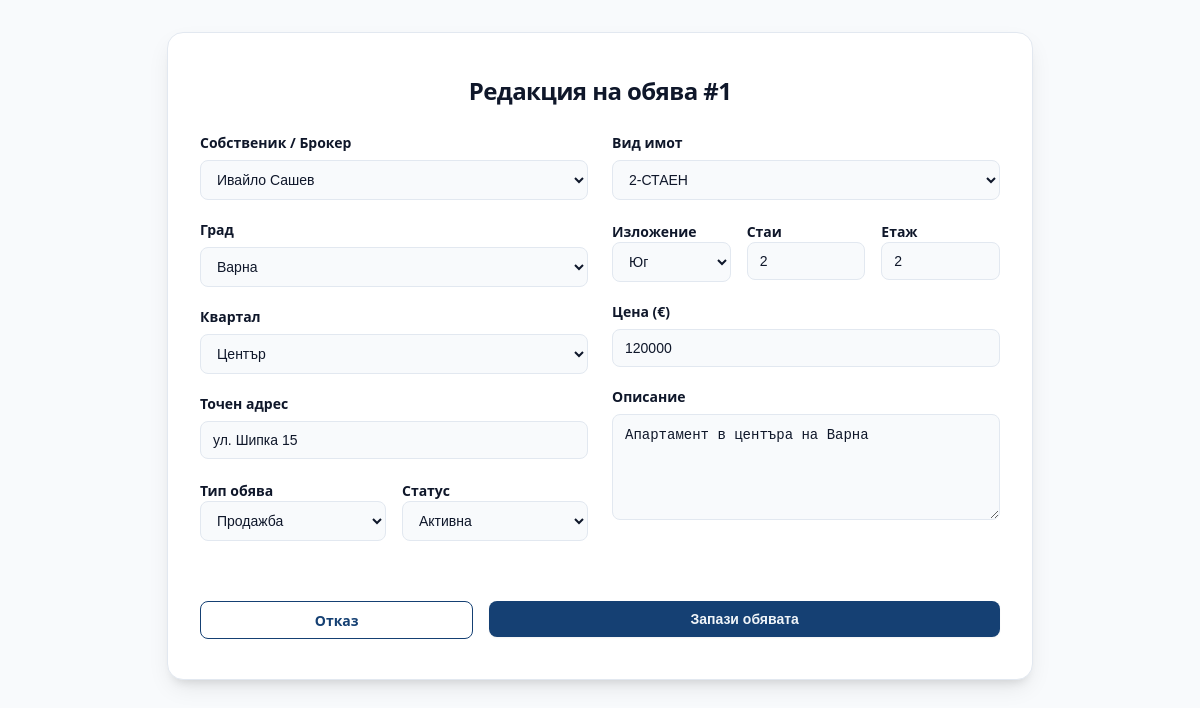
The app's page /index.php?action=admin_edit_estate&id=1 (signed in) with its own data.
### tables this page shows
CREATE TABLE
    IF NOT EXISTS estates (
        id INT AUTO_INCREMENT PRIMARY KEY,
        city_id INT NOT NULL,
        neighborhood_id INT NOT NULL,
        estate_address VARCHAR(255) NOT NULL,
        estate_type_id INT,
        rooms INT NOT NULL,
        area DECIMAL(10, 2) NOT NULL,
        floor INT NOT NULL,
        exposure_type VARCHAR(255) NOT NULL,
        description TEXT,
        listing_type_id INT NOT NULL,
        price DECIMAL(10, 2) NOT NULL,
        owner_id INT NOT NULL,
        creation_date DATE NOT NULL,
        expiration_date DATE NOT NULL,
        status_id INT NOT NULL,
        FOREIGN KEY (estate_type_id) REFERENCES estate_types (id),
        FOREIGN KEY (city_id) REFERENCES cities (id),
        FOREIGN KEY (neighborhood_id) REFERENCES neighborhoods (id),
        FOREIGN KEY (owner_id) REFERENCES users (id),
        FOREIGN KEY (listing_type_id) REFERENCES listing_types (id),
        FOREIGN KEY (status_id) REFERENCES estate_status (id)
    );

### src/views/admin_estate_form.php (the view, shortened to what the rows shown need)
<!DOCTYPE html>
<html lang="bg">
<head>
    <link rel="stylesheet" href="style.css">
</head>
<body style="background-color: var(--search-light); padding: 2rem 0;">
    <div class="auth_card" style="width: 100%; max-width: 800px; margin: 0 auto;">
        <div class="auth_header" style="margin-bottom: 1.5rem;">
            <h2 class="section_title" style="text-align: center;">
                <?= $estateToEdit ? 'Редакция на обява #'.$estateToEdit->getId() : 'Създаване на нова обява' ?>
            </h2>
        </div>
        <form action="index.php?action=admin_save_estate" method="POST" style="display: grid; grid-template-columns: 1fr 1fr; gap: 1.5rem;">
            <div>
                <div class="input_group">
                    <label class="auth_label">Собственик / Брокер</label>
                    <select class="input_field auth_input" name="owner_id" required>
                        <?php
                        $users = \App\Controllers\UserController::getAllUsers();
                        foreach($users as $user) {
                            $selected = ($estateToEdit && $estateToEdit->getOwnerId() == $user->getId()) ? 'selected' : '';
                            echo '<option value="'.$user->getId().'" '.$selected.'>'.htmlspecialchars($user->getUsername()).'</option>';
                        }
                        ?>
                    </select>
                </div>
                <div class="input_group">
                    <label class="auth_label">Град</label>
                    <select class="input_field auth_input" name="city_id" id="citySelect" required>
                        <?php
                        $cities = \App\Controllers\CityController::getAllCities();
                        foreach($cities as $city) {
                            $selected = ($estateToEdit && $estateToEdit->getCityId() == $city->getId()) ? 'selected' : '';
                            echo '<option value="'.$city->getId().'" '.$selected.'>'.htmlspecialchars($city->getCityNameBG()).'</option>';
                        }
                        ?>
                    </select>
                </div>
                <div class="input_group">
                    <label class="auth_label">Квартал</label>
                    <select class="input_field auth_input" name="neighborhood_id" id="neighborhoodSelect" required>
                        <?php
                        $neighborhoods = \App\Controllers\NeighborhoodController::getAllNeighborhoods();
                        foreach($neighborhoods as $nh) {
                            $selected = ($estateToEdit && $estateToEdit->getNeighborhoodId() == $nh->getId()) ? 'selected' : '';
                            echo '<option value="'.$nh->getId().'" data-city="'.$nh->getCityId().'" '.$selected.'>'.htmlspecialchars($nh->getNeighborhoodNameBG()).'</option>';
                        }
                        ?>
                    </select>
                </div>
                <div class="input_group">
                    <label class="auth_label">Точен адрес</label>
                    <input type="text" class="input_field auth_input" name="estate_address" required
                           value="<?= $estateToEdit ? htmlspecialchars($estateToEdit->getEstateAddress()) : '' ?>">
                </div>
                <div class="input_group" style="display: grid; grid-template-columns: 1fr 1fr; gap: 1rem;">
                    <div>
                        <label class="auth_label">Тип обява</label>
                        <select class="input_field auth_input" name="listing_type_id" required>
                            <?php
                            $listingTypes = \App\Controllers\ListingTypeController::getAllListingTypes();
                            foreach($listingTypes as $lt) {
                                $selected = ($estateToEdit && $estateToEdit->getListingTypeId() == $lt->getId()) ? 'selected' : '';
                                echo '<option value="'.$lt->getId().'" '.$selected.'>'.htmlspecialchars($lt->getTypeName()).'</option>';
                            }
                            ?>
                        </select>
                    </div>
                    <div>
                        <label class="auth_label">Статус</label>
                        <select class="input_field auth_input" name="status_id" required>
                            <option value="1" <?= ($estateToEdit && $estateToEdit->getStatusId() == 1) ? 'selected' : '' ?>>Активна</option>
                        </select>
                    </div>
                </div>
            </div>
            <div>
                <div class="input_group">
                    <label class="auth_label">Вид имот</label>
                    <select class="input_field auth_input" name="estate_type_id" required>
                        <?php
                        $estateTypes = \App\Controllers\EstateTypeController::getAllEstateTypes();
                        foreach($estateTypes as $et) {
                            $selected = ($estateToEdit && $estateToEdit->getEstateTypeId() == $et->getId()) ? 'selected' : '';
                            echo '<option value="'.$et->getId().'" '.$selected.'>'.htmlspecialchars($et->getTypeName()).'</option>';
                        }
                        ?>
                    </select>
                </div>
                <div class="input_group" style="display: grid; grid-template-columns: 1fr 1fr 1fr; gap: 1rem;">
                    <div>
                        <label class="auth_label">Изложение</label>
                        <?php
                        $exposureOptions = \App\Models\ExposureType::getOptions();
                        echo '<select class="input_field auth_input" name="exposure_type" required>';
                        foreach($exposureOptions as $option) {
                            $selected = ($estateToEdit && $estateToEdit->getExposureType()->value == $option) ? 'selected' : '';
                            echo '<option value="'.$option.'" '.$selected.'>'.htmlspecialchars($option).'</option>';
                        }
                        echo '</select>';
                        ?>
                    </div>
                    <div>
                        <label class="auth_label">Стаи</label>
                        <input type="number" class="input_field auth_input" name="rooms" required min="1"
                               value="<?= $estateToEdit ? $estateToEdit->getRooms() : 1 ?>">
                    </div>
                    <div>
                        <label class="auth_label">Етаж</label>
                        <input type="number" class="input_field auth_input" name="floor" required
                               value="<?= $estateToEdit ? $estateToEdit->getFloor() : 1 ?>">
                    </div>
                </div>
                <div class="input_group">
                    <label class="auth_label">Цена (€)</label>
                    <input type="number" step="0.01" class="input_field auth_input" name="price" required
                           value="<?= $estateToEdit ? $estateToEdit->getPrice() : '' ?>">
                </div>
                <div class="input_group">
                    <label class="auth_label">Описание</label>
                    <textarea class="input_field auth_input" name="description" rows="5" required style="resize: vertical; padding: 0.75rem;"><?= $estateToEdit ? htmlspecialchars($estateToEdit->getDescription()) : '' ?></textarea>
                </div>
            </div>
            <div style="grid-column: 1 / -1; display: flex; gap: 1rem; margin-top: 1rem;">
                <a href="index.php?action=admin_estates" class="btn_secondary" style="flex: 1; text-decoration: none;">Отказ</a>
                <button type="submit" class="btn_primary" style="flex: 2;">Запази обявата</button>
            </div>
        </form>
    </div>
</body>
</html>

### records on screen
estates: listing_type "1", estate_address "ул. Шипка 15", status_id "Активна", rooms "2", floor "2", price "120000", description "Апартамент в центъра на Варна"

### other values on screen
form field owner_id "Ивайло Сашев"
form field city_id "Варна"
form field neighborhood_id "Център"
form field listing_type_id "Продажба"
form field estate_type_id "2-СТАЕН"
form field exposure_type "Юг"
